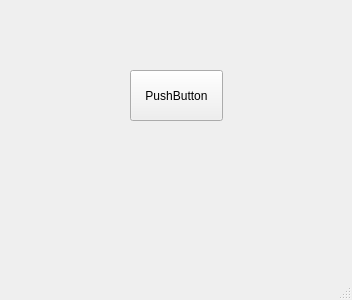
<?xml version="1.0" encoding="UTF-8"?>
<ui version="4.0">
 <class>MainWindow</class>
 <widget class="QMainWindow" name="MainWindow">
  <property name="geometry">
   <rect>
    <x>0</x>
    <y>0</y>
    <width>352</width>
    <height>300</height>
   </rect>
  </property>
  <property name="windowTitle">
   <string>MainWindow</string>
  </property>
  <widget class="QWidget" name="centralwidget">
   <widget class="QPushButton" name="pushButton">
    <property name="geometry">
     <rect>
      <x>130</x>
      <y>70</y>
      <width>93</width>
      <height>51</height>
     </rect>
    </property>
    <property name="text">
     <string>PushButton</string>
    </property>
   </widget>
  </widget>
  <widget class="QMenuBar" name="menubar">
   <property name="geometry">
    <rect>
     <x>0</x>
     <y>0</y>
     <width>352</width>
     <height>26</height>
    </rect>
   </property>
  </widget>
  <widget class="QStatusBar" name="statusbar"/>
 </widget>
 <resources/>
 <connections>
  <connection>
   <sender>pushButton</sender>
   <signal>clicked()</signal>
   <receiver>MainWindow</receiver>
   <slot>close()</slot>
   <hints>
    <hint type="sourcelabel">
     <x>178</x>
     <y>115</y>
    </hint>
    <hint type="destinationlabel">
     <x>237</x>
     <y>186</y>
    </hint>
   </hints>
  </connection>
 </connections>
</ui>
